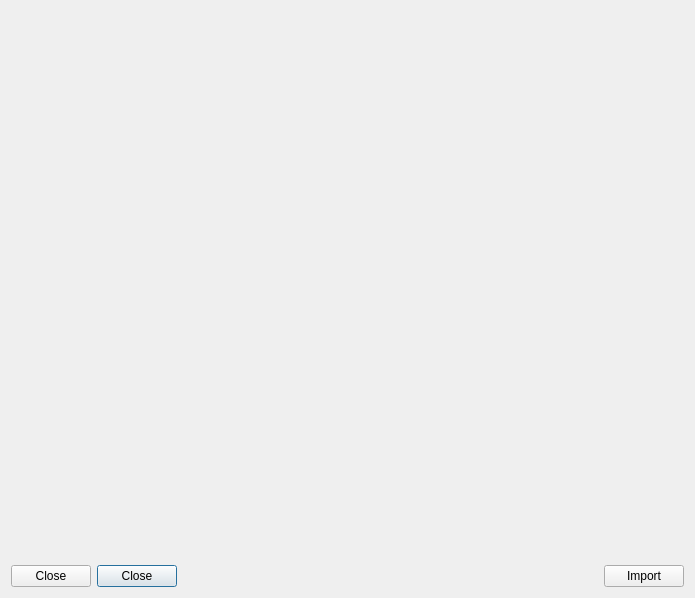
<?xml version="1.0" encoding="UTF-8"?>
<ui version="4.0">
 <class>ImportDialog</class>
 <widget class="QDialog" name="ImportDialog">
  <property name="windowModality">
   <enum>Qt::WindowModal</enum>
  </property>
  <property name="geometry">
   <rect>
    <x>0</x>
    <y>0</y>
    <width>695</width>
    <height>598</height>
   </rect>
  </property>
  <property name="windowTitle">
   <string>MediaElch</string>
  </property>
  <property name="windowIcon">
   <iconset resource="../../../data/MediaElch.qrc">
    <normaloff>:/img/MediaElch.png</normaloff>:/img/MediaElch.png</iconset>
  </property>
  <property name="modal">
   <bool>true</bool>
  </property>
  <layout class="QVBoxLayout" name="verticalLayout" stretch="1,0">
   <item>
    <widget class="SlidingStackedWidget" name="stackedWidget">
     <property name="currentIndex">
      <number>0</number>
     </property>
     <widget class="MovieSearchWidget" name="movieSearchWidget"/>
     <widget class="QWidget" name="importPage2">
      <layout class="QVBoxLayout" name="verticalLayout_3">
       <item>
        <layout class="QHBoxLayout" name="horizontalLayout_2" stretch="0,0,1,0">
         <item>
          <widget class="QLabel" name="loading">
           <property name="text">
            <string>Loading</string>
           </property>
          </widget>
         </item>
         <item>
          <widget class="Badge" name="badgeSuccess">
           <property name="text">
            <string>Success</string>
           </property>
          </widget>
         </item>
         <item>
          <widget class="QLabel" name="labelLoading">
           <property name="text">
            <string>Loading movie...</string>
           </property>
          </widget>
         </item>
         <item>
          <spacer name="horizontalSpacer_2">
           <property name="orientation">
            <enum>Qt::Horizontal</enum>
           </property>
           <property name="sizeHint" stdset="0">
            <size>
             <width>40</width>
             <height>20</height>
            </size>
           </property>
          </spacer>
         </item>
        </layout>
       </item>
       <item>
        <widget class="RenamerPlaceholders" name="placeholders" native="true"/>
       </item>
       <item>
        <layout class="QFormLayout" name="formLayout">
         <item row="0" column="0">
          <widget class="QLabel" name="labelDirectoryNaming">
           <property name="text">
            <string>Directory Naming</string>
           </property>
          </widget>
         </item>
         <item row="0" column="1">
          <widget class="QLineEdit" name="directoryNaming"/>
         </item>
         <item row="1" column="0">
          <widget class="QLabel" name="label">
           <property name="text">
            <string>File Naming</string>
           </property>
          </widget>
         </item>
         <item row="1" column="1">
          <widget class="QLineEdit" name="fileNaming"/>
         </item>
         <item row="2" column="1">
          <widget class="QCheckBox" name="chkSeasonDirectories">
           <property name="text">
            <string/>
           </property>
          </widget>
         </item>
         <item row="2" column="0">
          <widget class="QLabel" name="labelUseSeasonDirectories">
           <property name="text">
            <string>Use Season Directories</string>
           </property>
          </widget>
         </item>
         <item row="3" column="0">
          <widget class="QLabel" name="labelSeasonNaming">
           <property name="text">
            <string>Season Directory Naming</string>
           </property>
          </widget>
         </item>
         <item row="3" column="1">
          <widget class="QLineEdit" name="seasonNaming"/>
         </item>
         <item row="4" column="1">
          <widget class="QCheckBox" name="chkKeepSourceFiles">
           <property name="text">
            <string/>
           </property>
          </widget>
         </item>
         <item row="4" column="0">
          <widget class="QLabel" name="label_5">
           <property name="text">
            <string>Keep source files after import</string>
           </property>
          </widget>
         </item>
        </layout>
       </item>
       <item>
        <spacer name="verticalSpacer">
         <property name="orientation">
          <enum>Qt::Vertical</enum>
         </property>
         <property name="sizeHint" stdset="0">
          <size>
           <width>20</width>
           <height>40</height>
          </size>
         </property>
        </spacer>
       </item>
       <item>
        <widget class="QProgressBar" name="progressBar">
         <property name="minimum">
          <number>0</number>
         </property>
         <property name="maximum">
          <number>100</number>
         </property>
         <property name="value">
          <number>0</number>
         </property>
        </widget>
       </item>
      </layout>
     </widget>
     <widget class="ConcertSearchWidget" name="concertSearchWidget"/>
     <widget class="TvShowSearchWidget" name="tvShowSearchWidget"/>
    </widget>
   </item>
   <item>
    <layout class="QHBoxLayout" name="horizontalLayout">
     <item>
      <widget class="QPushButton" name="btnReject">
       <property name="text">
        <string>Close</string>
       </property>
       <property name="autoDefault">
        <bool>false</bool>
       </property>
      </widget>
     </item>
     <item>
      <widget class="QPushButton" name="btnAccept">
       <property name="text">
        <string>Close</string>
       </property>
      </widget>
     </item>
     <item>
      <spacer name="horizontalSpacer">
       <property name="orientation">
        <enum>Qt::Horizontal</enum>
       </property>
       <property name="sizeHint" stdset="0">
        <size>
         <width>40</width>
         <height>20</height>
        </size>
       </property>
      </spacer>
     </item>
     <item>
      <widget class="QPushButton" name="btnImport">
       <property name="text">
        <string>Import</string>
       </property>
      </widget>
     </item>
    </layout>
   </item>
  </layout>
 </widget>
 <customwidgets>
  <customwidget>
   <class>SlidingStackedWidget</class>
   <extends>QStackedWidget</extends>
   <header>ui/small_widgets/SlidingStackedWidget.h</header>
   <container>1</container>
  </customwidget>
  <customwidget>
   <class>Badge</class>
   <extends>QLabel</extends>
   <header>ui/small_widgets/Badge.h</header>
  </customwidget>
  <customwidget>
   <class>MovieSearchWidget</class>
   <extends>QWidget</extends>
   <header>ui/movies/MovieSearchWidget.h</header>
   <container>1</container>
  </customwidget>
  <customwidget>
   <class>ConcertSearchWidget</class>
   <extends>QWidget</extends>
   <header>ui/concerts/ConcertSearchWidget.h</header>
   <container>1</container>
  </customwidget>
  <customwidget>
   <class>TvShowSearchWidget</class>
   <extends>QWidget</extends>
   <header>ui/tv_show/TvShowSearchWidget.h</header>
   <container>1</container>
  </customwidget>
  <customwidget>
   <class>RenamerPlaceholders</class>
   <extends>QWidget</extends>
   <header>renamer/RenamerPlaceholders.h</header>
   <container>1</container>
  </customwidget>
 </customwidgets>
 <resources>
  <include location="../../../data/MediaElch.qrc"/>
 </resources>
 <connections>
  <connection>
   <sender>btnReject</sender>
   <signal>clicked()</signal>
   <receiver>ImportDialog</receiver>
   <slot>reject()</slot>
   <hints>
    <hint type="sourcelabel">
     <x>709</x>
     <y>554</y>
    </hint>
    <hint type="destinationlabel">
     <x>379</x>
     <y>291</y>
    </hint>
   </hints>
  </connection>
  <connection>
   <sender>btnAccept</sender>
   <signal>clicked()</signal>
   <receiver>ImportDialog</receiver>
   <slot>accept()</slot>
   <hints>
    <hint type="sourcelabel">
     <x>129</x>
     <y>554</y>
    </hint>
    <hint type="destinationlabel">
     <x>379</x>
     <y>291</y>
    </hint>
   </hints>
  </connection>
 </connections>
</ui>
